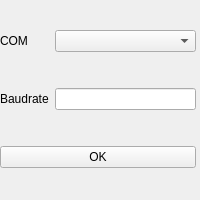
<?xml version="1.0" encoding="UTF-8"?>
<ui version="4.0">
 <class>Port_settings_form</class>
 <widget class="QWidget" name="Port_settings_form">
  <property name="geometry">
   <rect>
    <x>0</x>
    <y>0</y>
    <width>200</width>
    <height>200</height>
   </rect>
  </property>
  <property name="windowTitle">
   <string>Form</string>
  </property>
  <widget class="QWidget" name="">
   <property name="geometry">
    <rect>
     <x>0</x>
     <y>0</y>
     <width>196</width>
     <height>201</height>
    </rect>
   </property>
   <layout class="QGridLayout" name="gridLayout">
    <item row="0" column="0">
     <widget class="QLabel" name="label">
      <property name="text">
       <string>COM</string>
      </property>
     </widget>
    </item>
    <item row="0" column="2">
     <widget class="QComboBox" name="comboBox"/>
    </item>
    <item row="1" column="0" colspan="2">
     <widget class="QLabel" name="label_2">
      <property name="text">
       <string>Baudrate</string>
      </property>
     </widget>
    </item>
    <item row="1" column="2">
     <widget class="QLineEdit" name="lineEdit"/>
    </item>
    <item row="2" column="0" colspan="3">
     <widget class="QPushButton" name="pushButton">
      <property name="text">
       <string>OK</string>
      </property>
     </widget>
    </item>
   </layout>
  </widget>
 </widget>
 <resources/>
 <connections/>
</ui>
